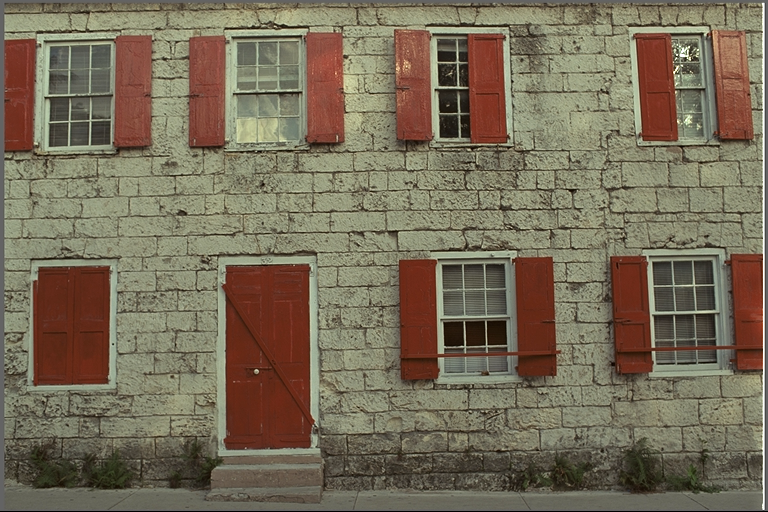
#> input picture experiments/real_photos/kodim01.png, 768 x 512 px, found by its file name
$ python probe_b4_g.py
#> lines starting #> are read from the running program, lines starting #| are printed output that depends on the picture; after the words box and inside, x2 and y2 are one past the last pixel; in counts of white or black regions, pixels touching at a corner belong together
### probes/probe_b4_a.py
"""probe_b4_a: anchors + fast vectorized tests (numpy+PIL only).
UNIT: bpp = total_bits/(H*W*3). Tables: sum(count*len)+16+A*24 per stream, +64b header.
Border: champion 0/left/top rule (NOT edge pad). CTX9: e=(|a-c|+|b-c|)>>4 cap 8.
"""
import heapq, os, time, math
import numpy as np
from PIL import Image

IMAGES = [
    "/tmp/opencode/autocompress/experiments/real_photos/kodim01.png",
    "/tmp/opencode/autocompress/experiments/real_photos/kodim02.png",
    "/tmp/opencode/autocompress/experiments/real_photos/kodim05.png",
    "/tmp/opencode/autocompress/experiments/real_photos/kodim07.png",
    "/tmp/opencode/autocompress/experiments/real_photos/kodim13.png",
    "/tmp/opencode/autocompress/experiments/real_photos/kodim19.png",
    "/tmp/opencode/autocompress/experiments/real_photos/kodim23.png",
]
CHAMP = {"kodim01.png":3.56,"kodim02.png":3.23,"kodim05.png":3.84,"kodim07.png":3.01,
         "kodim13.png":4.17,"kodim19.png":3.41,"kodim23.png":3.03}
HEADER = 64

def ycocg_fwd(arr):
    R=arr[:,:,0].astype(np.int32); G=arr[:,:,1].astype(np.int32); B=arr[:,:,2].astype(np.int32)
    Co=R-B; t=B+(Co//2); Cg=G-t; Y=t+(Cg//2)
    return Y,Co,Cg

# [35 lines left out: function med_pred_ctx9, not called in this run]

def huff_bits(counts):
    n=len(counts)
    if n==0: return 0
    if n==1: return int(counts[0])*1
    h=list(map(int,counts)); heapq.heapify(h); t=0
    while len(h)>1:
        x=heapq.heappop(h); y=heapq.heappop(h); s=x+y; t+=s; heapq.heappush(h,s)
    return t

def stream_bits(vals):
    _,cn=np.unique(vals,return_counts=True)
    A=len(cn); return huff_bits(cn.tolist())+16+A*24, huff_bits(cn.tolist()), A

# [46 lines left out: functions entropy_bits, total_order0, total_ctx9, main, not called in this run]

# [2 lines that do not run on import are left out]

### probes/probe_b4_f.py
"""probe_b4_f: FINAL candidate — MED/MOE + flip-LOCO autoK clusters + runs + proofs.
numpy+PIL only. All bytes honest. Includes recon-simulation + Huffman round-trip proofs.
"""
import numpy as np, heapq
from PIL import Image
import probe_b4_a as A
from probe_b4_b import nbhd, predictors
from probe_b4_c import loco_ctx365

IMAGES=A.IMAGES; HEADER=A.HEADER
CHAMP={"kodim01.png":3.56,"kodim02.png":3.23,"kodim05.png":3.84,"kodim07.png":3.01,
       "kodim13.png":4.17,"kodim19.png":3.41,"kodim23.png":3.03}
MOE6=["MED","TOP","PAETH","GRAD","GAP","DG"]
KSET=(4,6,9,12,18,27)

# [25 lines left out: functions prep, bestK_groups, not called in this run]

def gamma_cost(L):
    v=L+1; return 2*v.bit_length()-1

def run_pass(P,H,W):
    main=np.ones((H,W),dtype=bool); runs=[]
    for i in range(H):
        j=0; row=P[i]
        while j<W:
            if i==0 and j==0: av=bv=cv=dv=0
            elif i==0: av=int(row[j-1]); bv=cv=av; dv=av
            elif j==0: bv=int(P[i-1,0]); av=cv=bv; dv=int(P[i-1,1]) if W>1 else bv
            else: av=int(row[j-1]); bv=int(P[i-1,j]); cv=int(P[i-1,j-1]); dv=int(P[i-1,j+1]) if j+1<W else bv
            if j+1<W and av==bv==cv==dv and not(i==0 and j==0):
                L=0
                while j+L<W and int(row[j+L])==av: L+=1
                runs.append(L); j+=L
                if j>=W: break
                j+=1
            else: j+=1
    # rebuild main mask from runs by re-walking (simpler: mark during walk)
    main=np.ones((H,W),dtype=bool); runs2=[];
    for i in range(H):
        j=0; row=P[i]
        while j<W:
            if i==0 and j==0: av=bv=cv=dv=0
            elif i==0: av=int(row[j-1]); bv=cv=av; dv=av
            elif j==0: bv=int(P[i-1,0]); av=cv=bv; dv=int(P[i-1,1]) if W>1 else bv
            else: av=int(row[j-1]); bv=int(P[i-1,j]); cv=int(P[i-1,j-1]); dv=int(P[i-1,j+1]) if j+1<W else bv
            if j+1<W and av==bv==cv==dv and not(i==0 and j==0):
                L=0
                while j+L<W and int(row[j+L])==av: L+=1
                runs2.append(L)
                if L>0: main[i,j:j+L]=False
                j+=L
                if j>=W: break
                j+=1
            else: j+=1
    assert runs==runs2
    return main,runs

# [67 lines left out: functions block_experts, canon_lens, huff_roundtrip, not called in this run]

def med_of(a,b,c):
    return np.where(c>=np.maximum(a,b),np.minimum(a,b),np.where(c<=np.minimum(a,b),np.maximum(a,b),a+b-c))

# [112 lines left out: functions recon_proof, eval_config, main, not called in this run]

# [2 lines that do not run on import are left out]

### probes/probe_b4_b.py
"""probe_b4_b: fast vectorized tests — global bias, predictor sweep, finer ctx, xch.
numpy+PIL only. Same conventions as probe_b4_a (import it).
"""
import numpy as np, heapq
from PIL import Image
import probe_b4_a as A

IMAGES=A.IMAGES; HEADER=A.HEADER

def predictors(a,b,c,d,Ww,NNe,NE):
    med=np.where(c>=np.maximum(a,b),np.minimum(a,b),np.where(c<=np.minimum(a,b),np.maximum(a,b),a+b-c))
    top=b; left=a
    p=a+b-c
    paeth=np.where((np.abs(p-a)<=np.abs(p-b))&(np.abs(p-a)<=np.abs(p-c)),a,np.where(np.abs(p-b)<=np.abs(p-c),b,c))
    grad=(a//2+b//2 if False else 0)  # placeholder
    import math
    # floor div for possibly-negative: use // (numpy floors) — matches fdiv
    grd=(a+b)//2+(b-c)//4
    gh=np.abs(a-Ww)+np.abs(b-c)+np.abs(b-NE); gv=np.abs(a-c)+np.abs(b-NNe)+np.abs(NE-b)
    gap=np.where(gv-gh>80,a,np.where(gv-gh<-80,b,(a+b)//2+(NE-c)//4))
    dg=(c+d)//2
    return {"MED":med,"TOP":top,"LEFT":left,"PAETH":paeth,"GRAD":grd,"GAP":gap,"DG":dg}

def nbhd(ch):
    H,W=ch.shape
    a=np.empty_like(ch); b=np.empty_like(ch); c=np.empty_like(ch); d=np.empty_like(ch)
    Ww=np.empty_like(ch); NNe=np.empty_like(ch); NE=np.empty_like(ch)
    a[:,1:]=ch[:,:-1]; a[:,0]=0
    b[1:,:]=ch[:-1,:]; b[0,:]=0
    c[1:,1:]=ch[:-1,:-1]; c[0,:]=0; c[:,0]=0
    b[0,1:]=a[0,1:]; c[0,1:]=a[0,1:]
    a[1:,0]=b[1:,0]; c[1:,0]=b[1:,0]
    # d = topright recon; i==0 -> d=a; last col -> d=b
    d[:,:-1]=0
    d[1:,:-1]=ch[:-1,1:]; d[0,:-1]=a[0,:-1]
    d[:,W-1]=b[:,W-1]
    # Ww = left-left; NNe = top-top; NE = top-right(=d except row0 handling already)
    Ww[:,2:]=ch[:,:-2]; Ww[:,1]=a[:,1]; Ww[:,0]=a[:,0]
    # fix Ww row0/col per causality (recon==orig): row0: Ww=a for j<2
    Ww[0,:2]=a[0,:2][:2] if W>1 else a[0,:1]
    NNe[2:,:]=ch[:-2,:]; NNe[1,:]=b[1,:]; NNe[0,:]=b[0,:]
    NE=d.copy()
    return a,b,c,d,Ww,NNe,NE

def ctx9_from(a,b,c):
    return np.minimum((np.abs(a-c)+np.abs(b-c))>>4,8).astype(np.uint8)

# [97 lines left out: functions bits_ctx9_of_resids, bits_order0_of_resids, main, nbhd_all, not called in this run]

# [2 lines that do not run on import are left out]

### probes/probe_b4_c.py
"""probe_b4_c: oracle per-ctx predictor, LOCO365 bias, clustered LOCO coding, xch decor, rANS gap.
numpy+PIL only.
"""
import numpy as np, heapq
from PIL import Image
import probe_b4_a as A
from probe_b4_b import nbhd, predictors, ctx9_from, bits_ctx9_of_resids, bits_order0_of_resids

IMAGES=A.IMAGES; HEADER=A.HEADER

def loco_q(g):
    a=np.abs(g)
    q=np.zeros_like(g,dtype=np.int8)
    q=np.where(g==0,0,np.where(a<=2,np.sign(g)*1,np.where(a<=7,np.sign(g)*2,np.where(a<=21,np.sign(g)*3,np.sign(g)*4))))
    return q

def loco_ctx365(a,b,c,d):
    q1=loco_q(b-c); q2=loco_q(c-a); q3=loco_q(d-b)
    neg=(q1<0)|((q1==0)&(q2<0))|((q1==0)&(q2==0)&(q3<0))
    s=np.where(neg,-1,1)
    m1=np.where(neg,-q1,q1).astype(np.int64); m2=np.where(neg,-q2,q2).astype(np.int64); m3=np.where(neg,-q3,q3).astype(np.int64)
    key=(m1*81+m2*9+m3)  # 0..728 but only 365 reachable merged ids; compress via unique map per image? use full 729 range (fine)
    return key.astype(np.int32), s.astype(np.int8)

def huff_data_only(vals):
    _,cn=np.unique(vals,return_counts=True)
    return A.huff_bits(cn.tolist()), len(cn)

# [128 lines left out: function main, not called in this run]

# [2 lines that do not run on import are left out]

### probes/probe_b4_g.py
"""probe_b4_g: push winner further — per-group predictors, wider K, energy sub-split, exact rANS.
numpy+PIL (+ctypes to EXISTING libhapre.so for rANS only). No existing files modified.
"""
import numpy as np, ctypes
from PIL import Image
import probe_b4_a as A
from probe_b4_b import nbhd, predictors
from probe_b4_c import loco_ctx365
from probe_b4_f import run_pass, gamma_cost, block_experts, huff_roundtrip, recon_proof, med_of, MOE6

IMAGES=A.IMAGES; HEADER=A.HEADER
CHAMP={"kodim01.png":3.56,"kodim02.png":3.23,"kodim05.png":3.84,"kodim07.png":3.01,
       "kodim13.png":4.17,"kodim19.png":3.41,"kodim23.png":3.03}
KSET2=(2,3,4,6,9,12,18,27,36)

def prep(ch):
    a,b,c,d,Ww,NNe,NE=nbhd(ch)
    P=predictors(a,b,c,d,Ww,NNe,NE)
    key,s=loco_ctx365(a,b,c,d)
    return dict(a=a,b=b,c=c,d=d,P=P,key=key,s=s)

def auto_groups(key, rf, main, KSET):
    km=key[main]; rm=rf[main]
    best=None
    for K in KSET:
        uk,cn=np.unique(km,return_counts=True)
        ma=np.array([np.abs(rm[km==v]).mean() for v in uk])
        order=np.argsort(ma,kind="stable")
        uks=uk[order]; cns=cn[order]
        tot=cns.sum(); tgt=tot/K; groups=[]; cur=[]; acc=0
        for u,c in zip(uks,cns):
            cur.append(u); acc+=c
            if acc>=tgt and len(groups)<K-1: groups.append(cur); cur=[]; acc=0
        groups.append(cur)
        tt=len(uk)*4+8+3
        for gkeys in groups:
            g=rm[np.isin(km,np.array(gkeys))]
            if g.size: tb,_,_=A.stream_bits(g.reshape(-1)); tt+=tb
        if best is None or tt<best: best=tt; bK=K; bG=groups
    return bK,bG,best

def eval_img(path, mode):
    """mode: base | G(bestpred) | Kwide | Esplit"""
    img=np.array(Image.open(path).convert("RGB"))
    H,W,_=img.shape; dn=H*W*3
    Y,Co,Cg=A.ycocg_fwd(img); chs=[Y,Co,Cg]
    DD=[prep(ch) for ch in chs]
    KS = KSET2 if mode in ("Kwide","G","Esplit","FULL") else (4,6,9,12,18,27)
    total=HEADER
    for D,kch in zip(DD,chs):
        P=D["P"]; key=D["key"]; s=D["s"]
        main,runs=run_pass(kch,H,W)
        if mode in ("G","FULL"):
            # cluster on MED flip residuals, then per-group best predictor
            resM=(kch-P["MED"]).astype(np.int32); rfM=(s*resM).astype(np.int32)
            _,G,_=auto_groups(key,rfM,main,KS)
            for gkeys in G:
                sel=main & np.isin(key,np.array(gkeys))
                # candidates: flipped residuals per expert
                best=None
                for n in MOE6:
                    r=(kch-P[n]).astype(np.int32); rf=(s*r).astype(np.int32)
                    g=rf[sel]
                    if g.size==0: d_=0
                    else:
                        _,cn=np.unique(g,return_counts=True)
                        d_=A.huff_bits(cn.tolist())
                    if best is None or d_<best: best=d_; bn=n
                r=(kch-P[bn]).astype(np.int32); rf=(s*r).astype(np.int32)
                g=rf[sel]
                if g.size: tb,_,_=A.stream_bits(g.reshape(-1)); total+=tb
            uk=np.unique(key[main]); total+=len(uk)*4+8+3+len(G)*3
        elif mode=="Esplit":
            resM=(kch-P["MED"]).astype(np.int32); rfM=(s*resM).astype(np.int32)
            _,G,_=auto_groups(key,rfM,main,KS)
            e9=np.minimum((np.abs(D["a"]-D["c"])+np.abs(D["b"]-D["c"]))>>4,8)
            for gkeys in G:
                sel=main & np.isin(key,np.array(gkeys))
                # split group by energy low/high (median energy of group)
                ge=e9[sel]
                thr=int(np.median(ge)) if ge.size else 0
                for part in (ge<=thr,ge>thr):
                    g=rfM[sel][part[sel] if False else part]
                    if g.size: tb,_,_=A.stream_bits(g.reshape(-1)); total+=tb
            uk=np.unique(key[main]); total+=len(uk)*4+8+3+len(G)*8
        else:
            resM=(kch-P["MED"]).astype(np.int32); rfM=(s*resM).astype(np.int32)
            _,G,_=auto_groups(key,rfM,main,KS)
            for gkeys in G:
                g=rfM[main & np.isin(key,np.array(gkeys))]
                if g.size: tb,_,_=A.stream_bits(g.reshape(-1)); total+=tb
            uk=np.unique(key[main]); total+=len(uk)*4+8+3
        total+=sum(gamma_cost(L) for L in runs)
    total+=64
    return total/dn

def main():
    for mode in ("base","Kwide","G","Esplit"):
        tot=0; dn_tot=0
        for path in IMAGES:
            nm=path.split("/")[-1]
            bpp=eval_img(path,mode)
#> in eval_img, img is the input picture: shape (512, 768, 3); mean R, G, B 119.8, 108.7, 88.4
#> in ycocg_fwd, `Co = R - B`:
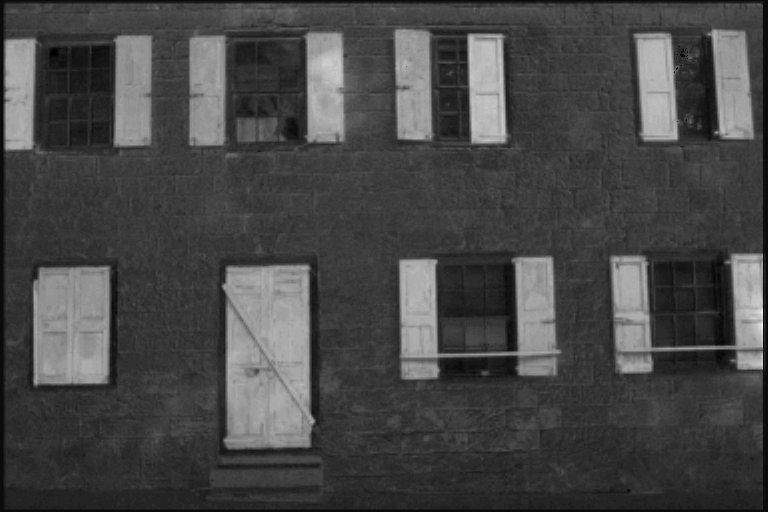
#> Co: shape (512, 768) int32; min -6, max 127, mean 31.4; drawn with min black and max white
#> in ycocg_fwd, `Cg = G - t`:
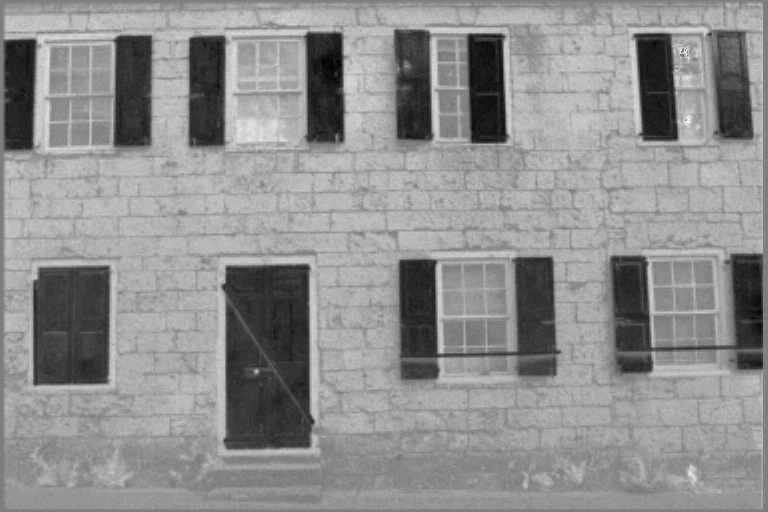
#> Cg: shape (512, 768) int32; min -35, max 36, mean 4.9; drawn with min black and max white
#> in eval_img, `DD=[prep(ch) for ch in chs]`: DD = 3 items
#> the loop in eval_img, `for D,kch in zip(DD,chs):` made 3 passes
#> total on pass 1: 2092840
#> pass 1, in eval_img, `key = D['key']`:
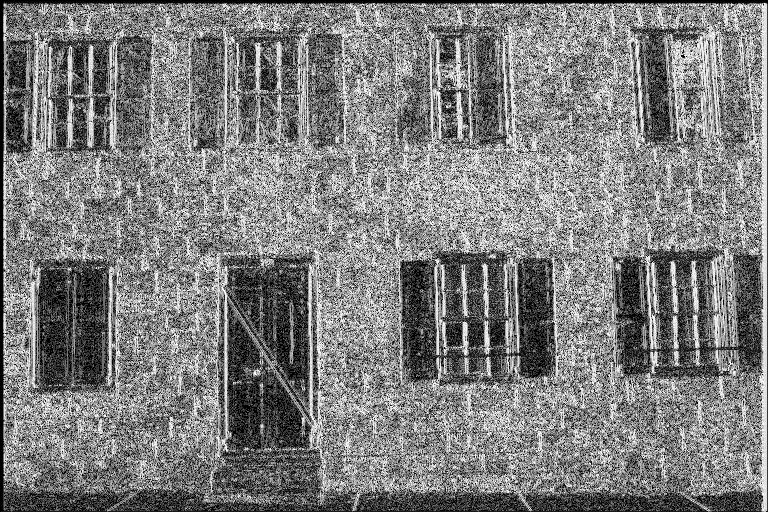
#> key: shape (512, 768) int32; min 0, max 364, mean 179.3; drawn with min black and max white
#> pass 1, in eval_img, `s = D['s']`:
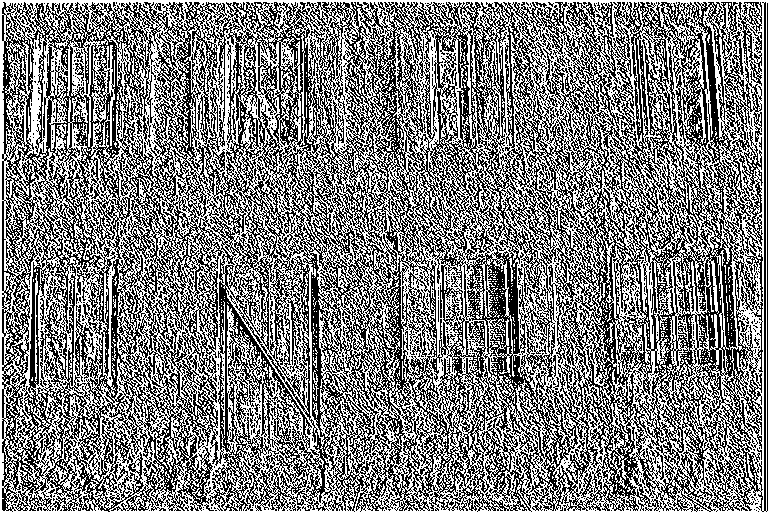
#> s: shape (512, 768) int8; values -1 (black) and 1 (white), 50% white in thin lines or dots
#> pass 1, in eval_img, `main,runs=run_pass(kch,H,W)`:
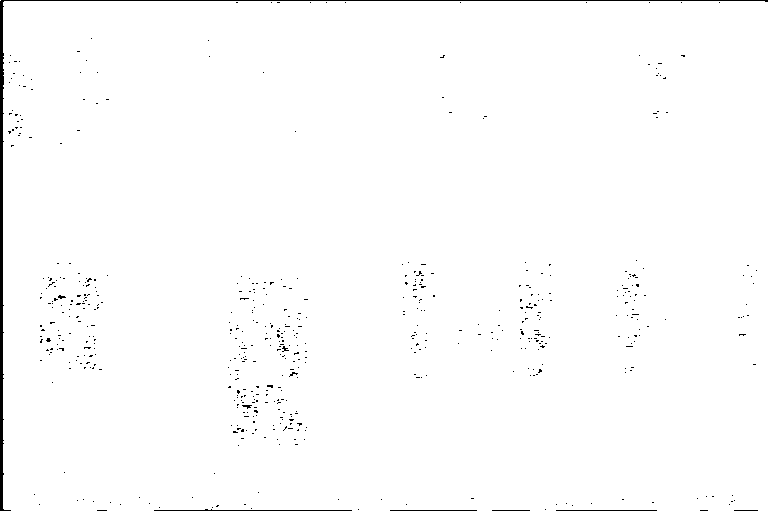
#> main: shape (512, 768) bool; 98.9% white; 549 black regions (542 under 20 px), largest, box (x1, y1, x2, y2) and area: (0, 0, 768, 511) 2346, (154, 509, 352, 511) 202, (556, 510, 657, 511) 101
#> pass 1, in eval_img, `resM = (kch - P['MED']).astype(np.int32)`:
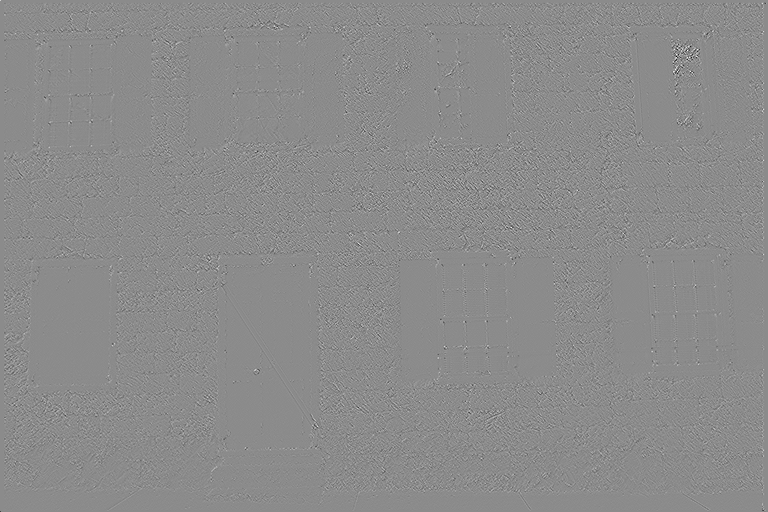
#> resM: shape (512, 768) int32; min -195, max 161, mean 0.1; drawn with min black and max white
#> after the loop in eval_img, `for D,kch in zip(DD,chs):`:
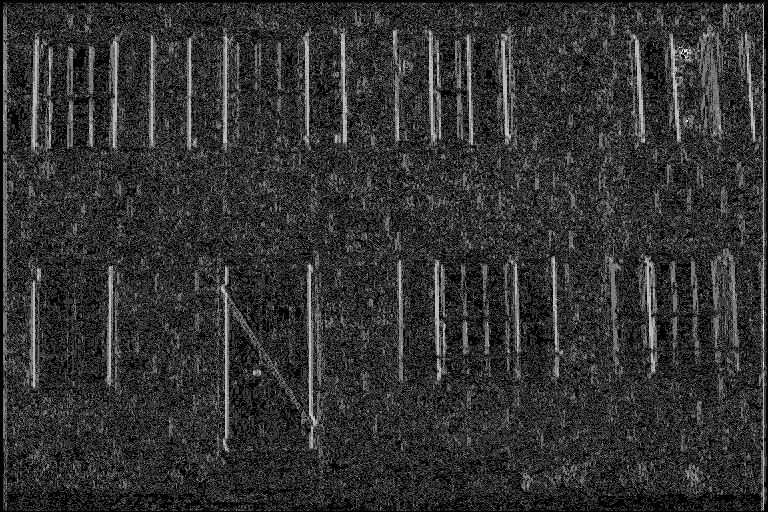
#> key: shape (512, 768) int32; min 0, max 341, mean 66.7; drawn with min black and max white
            img=np.array(Image.open(path).convert("RGB")); H,W,_=img.shape; dn=H*W*3
            dn_tot+=dn; tot+=bpp*dn
            print(f"{mode} {nm}: {bpp:.4f} champ={CHAMP[nm]:.2f} d={bpp-CHAMP[nm]:+.4f}",flush=True)
#| base kodim01.png: 3.4594 champ=3.56 d=-0.1006
        avg=tot/dn_tot
        print(f"==> {mode} AVG={avg:.4f} d_champ={avg-3.4643:+.4f} d_m3={avg-3.38:+.4f}",flush=True)

if __name__=="__main__":
#> (the run stopped early here; a loop or call above may not have finished)
